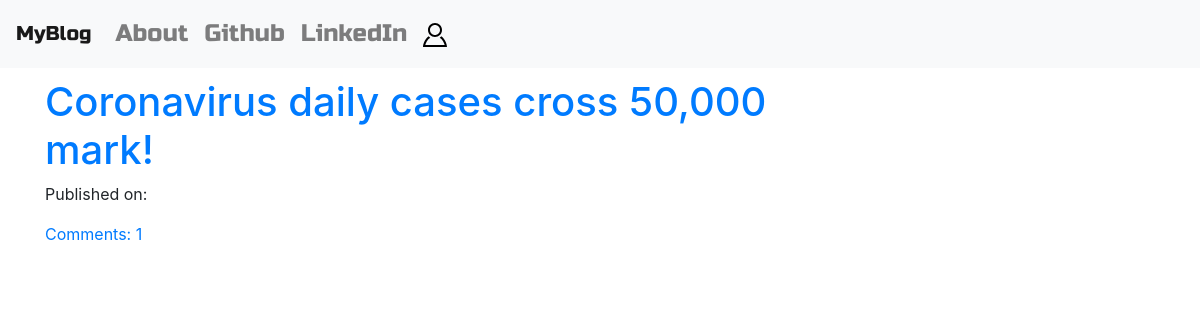
The page / on the database its author committed.
### blog/models.py (models this page shows, shortened)
class Post(models.Model):
    author = models.ForeignKey('auth.User',on_delete=models.CASCADE)
    title = models.CharField(max_length=200)
    text = models.TextField()
    created_date = models.DateTimeField(default=timezone.now)
    published_date = models.DateTimeField(blank=True,null=True)
    def approved_comments(self):
        return self.comments.filter(approved_comment=True)

### blog/views.py (the view)
# urls.py: path('',views.PostListView.as_view(),name='post_list'),
class PostListView(ListView):
    model = Post
    def get_queryset(self):
        return Post.objects.filter(published_date__lte=timezone.now()).order_by('-published_date')

### blog/templates/blog/post_list.html
{% extends 'blog/base.html' %}
{% block content %}
<div class="center-stage">
    {% for post in post_list %}
    <div class="post">
    <h1><a href="{% url 'post_detail' pk=post.pk %}">{{ post.title }}</a></h1>
    <div class="date">
        <p>Published on: {{post.published|date:"D M Y"}}</p>
    </div>
    <a href="{% url 'post_detail' pk=post.pk %}">Comments: {{post.approved_comments.count}}</a>
    </div>
    {% endfor %}
</div>
{% endblock content %}

### blog/static/css/blog.css (style rules this page uses)
html { font-family: "Montserrat", sans-serif; font-family: "Russo One", sans-serif; }
.center-stage { margin-left: auto; margin-right: auto; }
.loader { filter: hue-rotate(0deg); color: linear-gradient(45deg, #0f8, #08f); animation: hue 10000ms infinite linear; }

### rows shown on the page
Post: title "Coronavirus daily cases cross 50,000 mark!", approved_comments.count "1"
